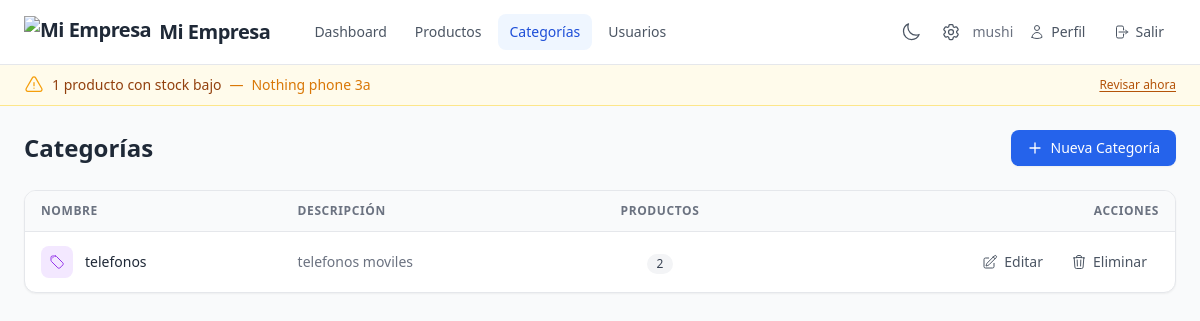
/categorias/ (signed in), run on the app's committed database.
### inventory/models.py (models this page shows, shortened)
class CompanySettings(models.Model):
    company_name = models.CharField(max_length=100, default='Mi Empresa')
    logo = models.ImageField(upload_to='company/', blank=True, null=True)
    currency_symbol = models.CharField(max_length=10, default='$')
    class Meta:
        verbose_name_plural = 'company settings'
    @classmethod
    def load(cls):
        obj, created = cls.objects.get_or_create(pk=1)
        return obj

class Product(models.Model):
    name = models.CharField(max_length=200)
    description = models.TextField(blank=True)
    category = models.ForeignKey(Category, on_delete=models.CASCADE, related_name='products')
    price = models.DecimalField(max_digits=10, decimal_places=2)
    stock = models.IntegerField(default=0)
    low_stock_threshold = models.IntegerField(default=5)
    created_at = models.DateTimeField(auto_now_add=True)
    updated_at = models.DateTimeField(auto_now=True)

class Category(models.Model):
    name = models.CharField(max_length=100, unique=True)
    description = models.TextField(blank=True)
    created_at = models.DateTimeField(auto_now_add=True)
    updated_at = models.DateTimeField(auto_now=True)
    class Meta:
        verbose_name_plural = 'categories'

### inventory/views.py (the view)
# urls.py: path('categorias/', views.category_list, name='category_list'),
@login_required
def category_list(request):
    categories = Category.objects.annotate(
        product_count=Count('products')
    ).order_by('name')
    return render(request, 'inventory/category_list.html', {'categories': categories})

### inventory/context_processors.py (called while the page is built)
def company_settings(request):
    settings = CompanySettings.load()
    return {
        'company_name': settings.company_name,
        'company_logo': settings.logo,
        'currency_symbol': settings.currency_symbol,
    }

def low_stock_notification(request):
    if not request.user.is_authenticated:
        return {'low_stock_count': 0, 'low_stock_list': []}
    products = Product.objects.filter(
        stock__lte=F('low_stock_threshold')
    ).select_related('category').order_by('stock')[:5]
    return {
        'low_stock_count': len(products),
        'low_stock_list': products,
    }

### templates/inventory/category_list.html (shortened to what this page needs)
{% extends 'base.html' %}
{% block content %}
<div class="flex flex-col sm:flex-row sm:justify-between sm:items-center gap-4 mb-6">
    <h1 class="text-2xl font-bold text-gray-800 dark:text-gray-100">Categorías</h1>
    {% if categories and perms.inventory.add_category %}
    <a href="{% url 'category_create' %}" class="inline-flex items-center gap-2 bg-blue-600 hover:bg-blue-500 text-white px-4 py-2 rounded-lg text-sm font-medium transition-colors shadow-sm self-start">
        <svg xmlns="http://www.w3.org/2000/svg" class="w-4 h-4" fill="none" viewBox="0 0 24 24" stroke-width="2" stroke="currentColor">
            <path stroke-linecap="round" stroke-linejoin="round" d="M12 4.5v15m7.5-7.5h-15" />
        </svg>
        Nueva Categoría
    </a>
    {% endif %}
</div>
{% if categories %}
<div class="bg-white dark:bg-gray-800 rounded-xl shadow-sm border border-gray-200 dark:border-gray-700 overflow-hidden">
    <div class="overflow-x-auto">
        <table class="w-full min-w-[480px]">
            <thead>
                <tr class="bg-gray-50 dark:bg-gray-700 border-b border-gray-200 dark:border-gray-700">
                    <th class="px-4 py-3 text-left text-xs font-semibold text-gray-500 dark:text-gray-400 uppercase tracking-wider">Nombre</th>
                    <th class="px-4 py-3 text-left text-xs font-semibold text-gray-500 dark:text-gray-400 uppercase tracking-wider">Descripción</th>
                    <th class="px-4 py-3 text-center text-xs font-semibold text-gray-500 dark:text-gray-400 uppercase tracking-wider">Productos</th>
                    <th class="px-4 py-3 text-right text-xs font-semibold text-gray-500 dark:text-gray-400 uppercase tracking-wider">Acciones</th>
                </tr>
            </thead>
            <tbody class="divide-y divide-gray-100 dark:divide-gray-700">
                {% for cat in categories %}
                <tr class="hover:bg-gray-50 dark:hover:bg-gray-700 transition-colors">
                    <td class="px-4 py-3.5">
                        <div class="flex items-center gap-3">
                            <div class="w-8 h-8 rounded-lg bg-purple-100 flex items-center justify-center flex-shrink-0">
                            </div>
                            <p class="text-sm font-medium text-gray-800 dark:text-gray-100">{{ cat.name }}</p>
                        </div>
                    </td>
                    <td class="px-4 py-3.5 text-sm text-gray-500 dark:text-gray-400 max-w-xs truncate">{{ cat.description|default:'—' }}</td>
                    <td class="px-4 py-3.5 text-center">
                        <span class="inline-flex items-center px-2.5 py-0.5 rounded-full text-xs font-medium bg-gray-100 dark:bg-gray-700 text-gray-700 dark:text-gray-300">
                            {{ cat.product_count }}
                        </span>
                    </td>
                    <td class="px-4 py-3.5 text-right">
                        <div class="flex items-center justify-end gap-1">
                            {% if perms.inventory.change_category %}
                            <a href="{% url 'category_update' cat.pk %}" class="inline-flex items-center gap-1.5 px-3 py-1.5 text-sm font-medium text-gray-600 dark:text-gray-300 hover:text-blue-600 hover:bg-blue-50 dark:hover:bg-blue-900 rounded-lg transition-colors">
                                Editar
                            </a>
                            {% endif %}
                            {% if perms.inventory.delete_category %}
                            <button onclick="openDeleteModal('{{ cat.pk }}', '{{ cat.name|escapejs }}')" class="inline-flex items-center gap-1.5 px-3 py-1.5 text-sm font-medium text-gray-600 dark:text-gray-300 hover:text-red-600 hover:bg-red-50 dark:hover:bg-red-900 rounded-lg transition-colors">
                                Eliminar
                            </button>
                            {% endif %}
                        </div>
                    </td>
                </tr>
                {% endfor %}
            </tbody>
        </table>
    </div>
</div>
{% endif %}
{% endblock %}

### templates/base.html (shortened to what this page needs)
<!DOCTYPE html>
<html lang="es-mx">
<head>
    <script src="https://cdn.tailwindcss.com">
    </script>
</head>
<body class="bg-gray-50 dark:bg-gray-900 min-h-screen transition-colors">
    <nav class="bg-white dark:bg-gray-800 shadow-sm border-b border-gray-200 dark:border-gray-700">
        <div class="max-w-7xl mx-auto px-4 sm:px-6">
            <div class="flex justify-between items-center h-16">
                <div class="flex items-center gap-8">
                    <a href="{% url 'dashboard' %}" class="flex items-center gap-2 text-xl font-bold text-gray-800 dark:text-gray-100 tracking-tight">
                        {% if company_logo %}
                        <img src="{{ company_logo.url }}" alt="{{ company_name }}" class="h-8 w-auto">
                        {% endif %}
                        {{ company_name }}
                    </a>
                    <div class="flex items-center gap-1">
                        <a href="{% url 'dashboard' %}" class="px-3 py-2 text-sm font-medium rounded-lg {% if request.resolver_match.url_name == 'dashboard' %}bg-blue-50 dark:bg-blue-900 text-blue-700 dark:text-blue-200{% else %}text-gray-600 dark:text-gray-300 hover:text-gray-800 dark:hover:text-gray-100 hover:bg-gray-100 dark:hover:bg-gray-700{% endif %} transition-colors">
                            Dashboard
                        </a>
                        <a href="{% url 'product_list' %}" class="px-3 py-2 text-sm font-medium rounded-lg {% if request.resolver_match.url_name == 'product_list' %}bg-blue-50 dark:bg-blue-900 text-blue-700 dark:text-blue-200{% else %}text-gray-600 dark:text-gray-300 hover:text-gray-800 dark:hover:text-gray-100 hover:bg-gray-100 dark:hover:bg-gray-700{% endif %} transition-colors">
                            Productos
                        </a>
                        <a href="{% url 'category_list' %}" class="px-3 py-2 text-sm font-medium rounded-lg {% if request.resolver_match.url_name == 'category_list' %}bg-blue-50 dark:bg-blue-900 text-blue-700 dark:text-blue-200{% else %}text-gray-600 dark:text-gray-300 hover:text-gray-800 dark:hover:text-gray-100 hover:bg-gray-100 dark:hover:bg-gray-700{% endif %} transition-colors">
                            Categorías
                        </a>
                        {% if user.is_superuser %}
                        <a href="{% url 'user_list' %}" class="px-3 py-2 text-sm font-medium rounded-lg {% if request.resolver_match.url_name|slice:':5' == 'user_' %}bg-blue-50 dark:bg-blue-900 text-blue-700 dark:text-blue-200{% else %}text-gray-600 dark:text-gray-300 hover:text-gray-800 dark:hover:text-gray-100 hover:bg-gray-100 dark:hover:bg-gray-700{% endif %} transition-colors">
                            Usuarios
                        </a>
                        {% endif %}
                    </div>
                </div>
                <div class="flex items-center gap-1">
                    <button id="theme-toggle" type="button" class="inline-flex items-center justify-center px-2 py-2 text-sm font-medium text-gray-600 dark:text-gray-300 hover:text-blue-600 dark:hover:text-blue-400 hover:bg-blue-50 dark:hover:bg-blue-900 rounded-lg transition-colors" title="Cambiar tema">
                    </button>
                    {% if user.is_superuser %}
                    <a href="{% url 'settings_update' %}" class="inline-flex items-center gap-1.5 px-2 py-2 text-sm font-medium text-gray-600 dark:text-gray-300 hover:text-blue-600 dark:hover:text-blue-400 hover:bg-blue-50 dark:hover:bg-blue-900 rounded-lg transition-colors" title="Configuración">
                    </a>
                    {% endif %}
                    {% if user.is_authenticated %}
                    <span class="text-sm text-gray-500 dark:text-gray-400 hidden sm:inline">{{ user.username }}</span>
                    <a href="{% url 'profile_update' %}" class="inline-flex items-center gap-1.5 px-3 py-2 text-sm font-medium text-gray-600 dark:text-gray-300 hover:text-blue-600 dark:hover:text-blue-400 hover:bg-blue-50 dark:hover:bg-blue-900 rounded-lg transition-colors">
                        <span class="hidden sm:inline">Perfil</span>
                    </a>
                    <form method="post" action="{% url 'logout' %}" class="inline">
                        <button type="submit" class="inline-flex items-center gap-1.5 px-3 py-2 text-sm font-medium text-gray-600 dark:text-gray-300 hover:text-red-600 dark:hover:text-red-400 hover:bg-red-50 dark:hover:bg-red-900 rounded-lg transition-colors cursor-pointer">
                            <span class="hidden sm:inline">Salir</span>
                        </button>
                    </form>
                    {% endif %}
                </div>
            </div>
        </div>
    </nav>
    {% if user.is_authenticated and low_stock_count %}
    <div class="bg-amber-50 dark:bg-amber-900 border-b border-amber-200 dark:border-amber-700">
        <div class="max-w-7xl mx-auto px-4 sm:px-6 py-2.5 flex items-center justify-between">
            <div class="flex items-center gap-2 text-sm text-amber-800 dark:text-amber-200">
                <span class="font-medium">{{ low_stock_count }} producto{% if low_stock_count != 1 %}s{% endif %} con stock bajo</span>
                <span class="hidden sm:inline text-amber-600 dark:text-amber-400">—</span>
                <span class="hidden sm:inline text-amber-600 dark:text-amber-400">
                {% for p in low_stock_list %}
                    {{ p.name }}{% if not forloop.last %}, {% endif %}
                {% endfor %}
                </span>
            </div>
            <a href="{% url 'product_list' %}?q=&amp;category=" class="flex-shrink-0 text-xs font-medium text-amber-700 dark:text-amber-300 hover:text-amber-900 dark:hover:text-amber-100 underline underline-offset-2">
                Revisar ahora
            </a>
        </div>
    </div>
    {% endif %}
    <main class="max-w-7xl mx-auto px-4 sm:px-6 py-6">
        {% block content %}{% endblock %}
    </main>
</body>
</html>

### data on the page
CompanySettings: company_name "Mi Empresa"
Product: name "Nothing phone 3a"
Category: name "telefonos", description "telefonos moviles", product_count "2"

### other printed values
{{ user.username }} "mushi"
{{ low_stock_count }} "1"
